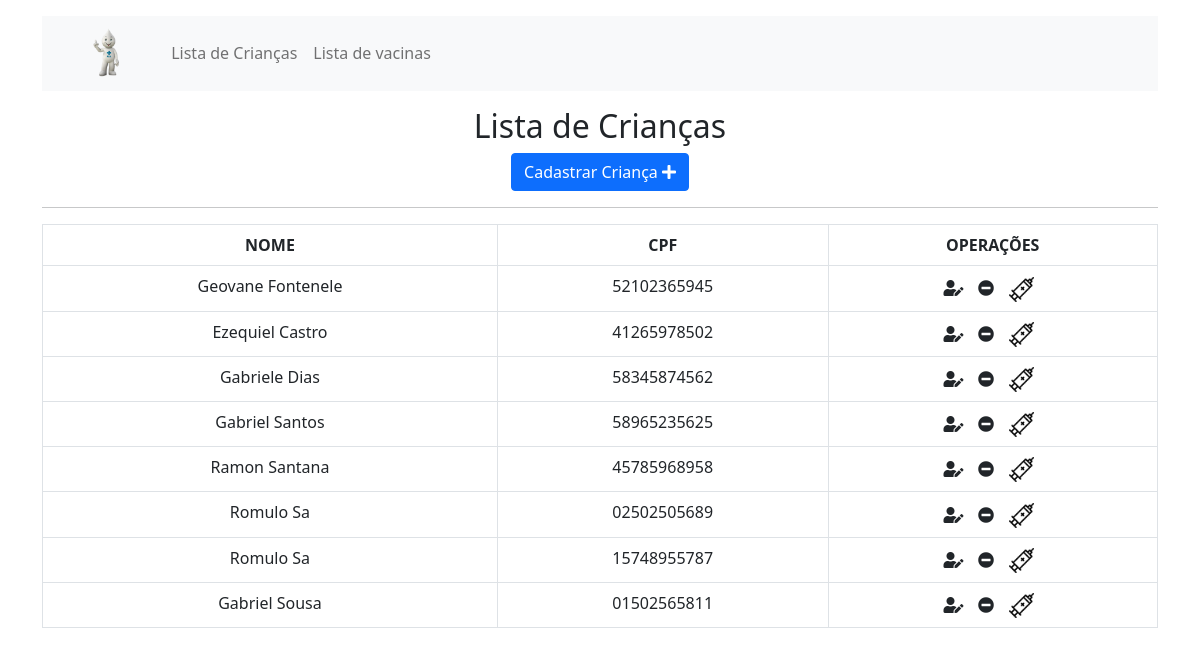
Before: / with the older database file.
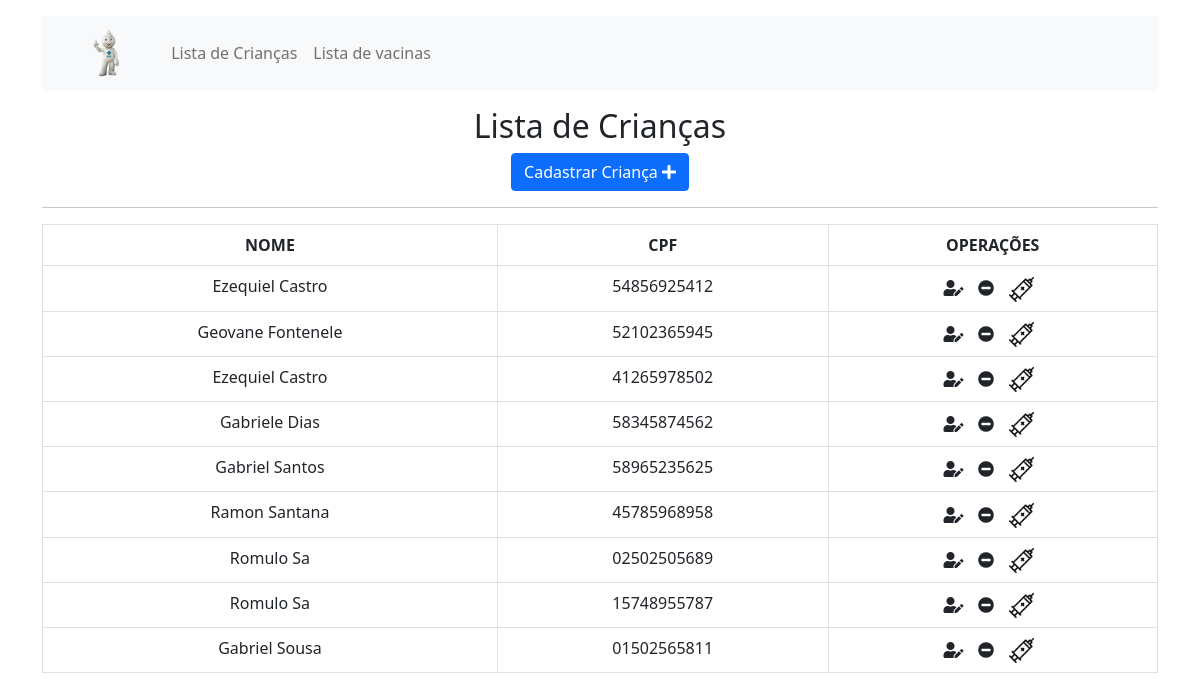
After: the same page with the newer database file.
### core/models.py (models this page shows, shortened)
class Crianca(models.Model):
    nome = models.CharField(
        max_length=50
        )
    cpf = models.CharField(
        max_length=11,
        unique=True
        )

### core/views.py (the view)
# urls.py: path('', crianca_index, name='index'),
def crianca_index(request):
    lista_criancas = CriancaDAO.find_all()  # Solicitando todos registro de Crianca
    paginator = Paginator(
        lista_criancas,
        10
    )  # Paginando a lista de criancas
    page_number = request.GET.get('page')
    page_obj = paginator.get_page(page_number)
    lista_criancas = page_obj.object_list
    return render(
        request,
        'crianca/index.html',
        {
            'lista_criancas': lista_criancas,
            'paginator': page_obj
        }
    )

### core/dao.py (called while the page is built)
    @staticmethod
    def find_all():
        criancas = __class__.manager.order_by('-id').all()
        return criancas

### core/templates/crianca/index.html (shortened to what this page needs)
{% extends 'base.html' %}
{% block content %}
{% load static %}
{% load filter %}
<div class="row">
    <div class="col">
        <h2 id='central-text' class="text-center">Lista de Crianças</h2>
    </div>
</div>
<div class="row text-center">
    <div class="col">
        <a class="btn btn-primary" href="{% url 'crianca_create' %}">Cadastrar Criança <i class="fas fa-plus"></i></a>
    </div>
</div>
<hr>
<div class="row">
    <div class="col">
        <table class="table table-bordered text-center">
            <thead>
                <th id='table-top'>NOME</th>
                <th id='table-top'>CPF</th>
                <th id='table-top'>OPERAÇÕES</th>
            </thead>
            <tbody>
                {% for crianca in lista_criancas %}
                <tr>
                    <td>
                        {{ crianca.nome }}
                    </td>
                    <td>
                        {{ crianca.cpf|mascara_cpf }}
                    </td>
                    <td>
                        <form action="crianca/delete/{{crianca.id}}" method="POST">
                            <a href="{% url 'crianca_update' crianca.id %}" class="btn" style="margin: 0; padding: 0" title="Editar {{crianca.nome}}"><i
                                    class="fas fa-user-edit"></i></a>&nbsp&nbsp
                            <button type="button" class="btn" style="margin: 0; padding: 0" data-bs-toggle="modal"
                                data-bs-target="#exampleModal{{crianca.id}}" title="Excluir {{crianca.nome}}">
                                <i class="fas fa-minus-circle"></i>
                            </button>&nbsp&nbsp
                            <a href="{% url 'vacinacao_index' crianca.id %}" class="btn"
                                style="margin: 0; padding: 0" title="Listar ou cadastrar vacinação de {{crianca.nome}}"><img id='button' src="{% static 'images/new.png' %}"
                                    alt="Lista de vacinações" width="25"></a>&nbsp&nbsp
                        </form>
                    </td>
                </tr>
                {% endfor %}
            </tbody>
        </table>
    </div>
</div>
{% endblock %}

### core/templates/base.html (shortened to what this page needs)
{% load static %}
<!DOCTYPE html>
<html lang="pt-br">
<head>
    <link href="https://cdn.jsdelivr.net/npm/bootstrap@5.0.2/dist/css/bootstrap.min.css" rel="stylesheet"
>
    <link rel="stylesheet" href="https://use.fontawesome.com/releases/v5.15.3/css/all.css"
>
</head>
<body class="container">
    <nav class="navbar navbar-expand-lg navbar-light bg-light text-center" style="margin: 1rem 0">
        <div class="container-fluid text-center">
          <img src="{% static 'images/zegotinha.png' %}" alt="" height="10%" width="10%">
          <div class="collapse navbar-collapse" id="navbarNavAltMarkup">
            <div class="navbar-nav">
              <a class="nav-link" aria-current="page" href="{% url 'index' %}">Lista de Crianças</a>
              <a class="nav-link" href="{% url 'vacina_index' %}">Lista de vacinas</a>
            </div>
          </div>
        </div>
      </nav>
    {% block content %}
    {% endblock %}
</body>
</html>

Changed rows visible on the page:
added Crianca: nome "Ezequiel Castro", cpf|mascara_cpf "54856925412"
